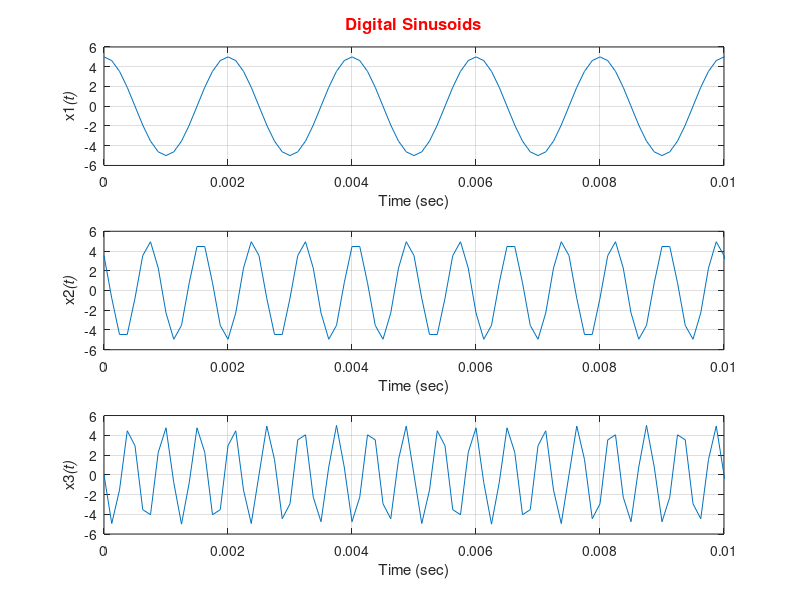
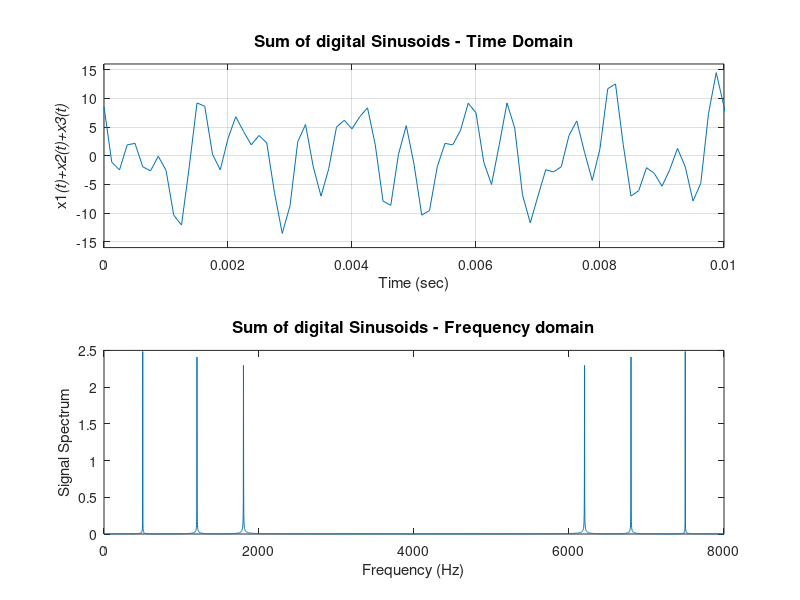

The MATLAB source for these figures, in order:
%--------------------------------------------------------------------------
% University of Limerick - Dept. of Electronic and Computer Engineering
%--------------------------------------------------------------------------
% filename: Lab1 - part2.m
%
% purpose: Generate 3 Sinousoids and plot results
%
% created by: Tom Meehan
% created on: 16 September 2021
%
%--------------------------------------------------------------------------
% Copyright 2021 University of Limerick
%--------------------------------------------------------------------------
clc;
clear all;
close all;

%% part A
% Fs: Sampling frequency = 8000 Hz
% t: create sample points up to 0.5 sec, spaced 1/Fs apart
Fs=8000;
t=0:1/Fs:0.5;
x1=5*cos(2*pi*500*t);
x2=5*cos(2*pi*1200*t + (pi/4));
x3=5*cos(2*pi*1800*t + (pi/2));

% Another way for a sinewave of N samples with fo=1200Hz and Fs =8000Hz.
%fo=1200;Fs=8000;
%x4 = 5*(sin(2*fo*pi*[1:1:N]/Fs);

figure (1);
subplot(3,1,1);
plot(t,x1); grid;
axis([0 0.01 -6 6])
title('Digital Sinusoids', 'color','r','Fontsize',12);
xlabel('Time (sec)');ylabel('x1\it(t)');

subplot(3,1,2);
plot(t,x2); grid;
axis([0 0.01 -6 6])
xlabel('Time (sec)');ylabel('x2\it(t)');

subplot(3,1,3);
plot(t,x3); grid;
axis([0 0.01 -6 6])
xlabel('Time (sec)');ylabel('x3\it(t)');

%% part B
% Add the 3 sinusoids
x=x1+x2+x3;
figure (3);
subplot(2,1,1);plot(t,x); grid;
axis([0 0.01 -16 16])
xlabel('Time (sec)');
ylabel('x1\it(t)+x2\it(t)+x3\it(t)');
title('Sum of digital Sinusoids - Time Domain','Fontsize',12);

%% part C
% Fs: sampling Frequency
% f : frequency index: convert it to Hz using k
Ak=abs(fft(x))/length(x);
Fs=8000;
k=0:1:length(x)-1;
f=k*Fs/length(x);
subplot(2,1,2); plot(f,Ak);
xlabel('Frequency (Hz)');ylabel('Signal Spectrum');
title('Sum of digital Sinusoids - Frequency domain', 'Fontsize',12);

%% part D
pause
sound(x1/max(abs(x1)),8000);pause
sound(x2/max(abs(x2)),8000);pause
sound(x3/max(abs(x3)),8000);pause
sound(x/max(abs(x)),8000);